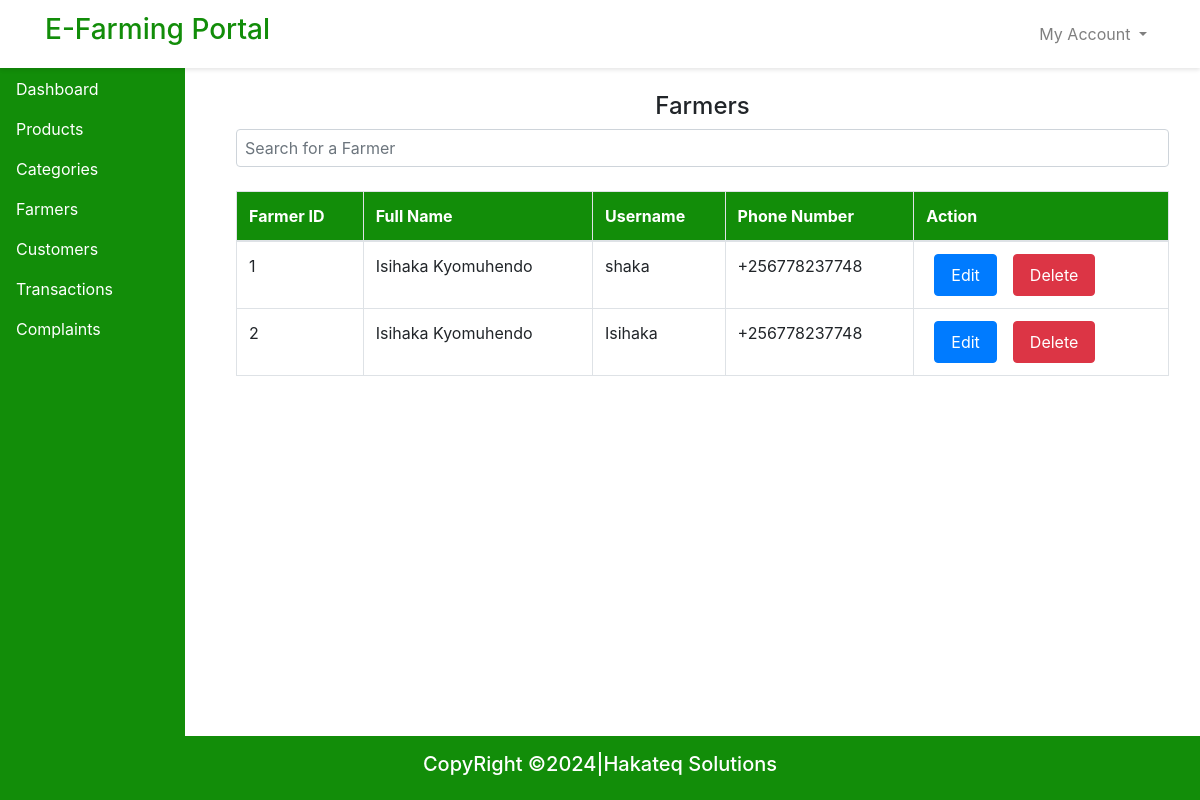
The app's page /farmers/admin/1 with its own data.
### efp_app/models.py (models this page shows)
class Farmer(models.Model):
    farmerID = models.AutoField(primary_key=True)
    first_name = models.CharField(max_length=255)
    last_name = models.CharField(max_length=255)
    username = models.CharField(max_length=255)
    phone_number = models.CharField(max_length=20)
    email_address = models.EmailField(max_length=255)
    role = models.CharField(max_length=45)
    address = models.CharField(max_length=255)
    password = models.CharField(max_length=255)

### efp_app/views.py (the view)
# urls.py: path('farmers/<str:role>/<int:user_id>', views.farmers, name="farmers"),
def farmers(request, role, user_id):
    if role == 'admin':
        user = get_object_or_404(models.Admin, adminID=user_id)
    elif role == 'farmer':
        user = get_object_or_404(models.Farmer, farmerID=user_id )
    elif role == 'customer':
        user = get_object_or_404(models.Customer, customerID=user_id )
    farmers = models.Farmer.objects.all()
    context={
        'role':role,
        'user_id':user_id,
        'user':user,
        'farmers':farmers
    }
    return render(request, 'pages/farmers.html', context)

### efp_app/templates/pages/farmers.html
{%extends 'layout.html'%}
{%block content%}
<div class="container">
    <h4 class="text-center">Farmers</h4>
    <form class="my-2">
        <input type="text" name="searchKeyword" id="searchInput" onkeyup="searchTable()"
            placeholder="Search for a Farmer" class="w-100 form-control p-2">
    </form>
    <table class="table table-bordered mt-4" id="dataTable">
        <thead class="bg_green text-white">
            <tr>
                <th>Farmer ID</th>
                <th>Full Name</th>
                <th>Username</th>
                <th>Phone Number</th>
                <th>Action</th>
            </tr>
        </thead>
        <tbody>
            {% if farmers %}
            {% for farmer in farmers %}
            <tr>
                <td>{{farmer.farmerID }}</td>
                <td>{{ farmer.first_name }} {{farmer.last_name}}</td>
                <td>{{farmer.username}}</td>
                <td>{{farmer.phone_number}}</td>
                <td>
                    <div class="d-flex">
                        <a href="#" class="nav-link btn btn-primary mx-2" data-toggle="modal"
                            data-target="#editCategory{{category.categoryID}}"> Edit</a>
                        <a href="" onclick="return confirm('Are you sure you want to delete this category?');"
                            class="nav-link btn btn-danger mx-2">Delete</a>
                    </div>
                </td>
            </tr>
            {% endfor %}
            {% else %}
            <tr>
                <td colspan="4">No Farmers Available.</td>
            </tr>
            {% endif %}
        </tbody>
    </table>
</div>
{%endblock%}

### efp_app/static/css/styles.css (style rules this page uses)
body { padding-top: 76px; }
.bg_green { background: #128d09; }

### records on screen
Farmer: farmerID "1", first_name "Isihaka", last_name "Kyomuhendo", username "shaka", phone_number "+256778237748"
Farmer: farmerID "2", first_name "Isihaka", last_name "Kyomuhendo", username "Isihaka", phone_number "+256778237748"
